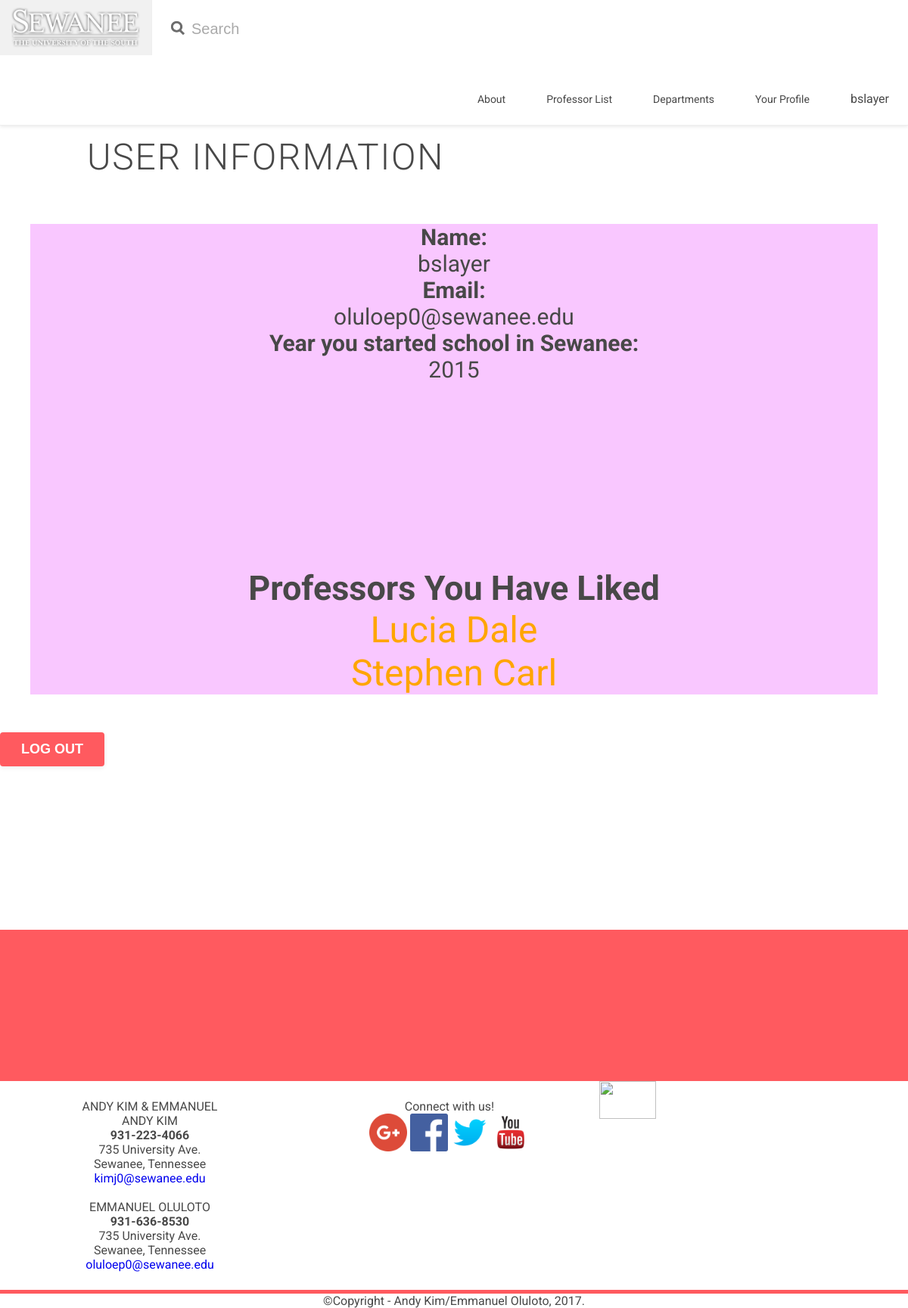
The app's page /php/userinfo.php (signed in) with its own data.
### tables this page shows
CREATE TABLE studentTable(
   username         varchar(40) NOT NULL PRIMARY KEY
  ,password	        varchar(20) NOT NULL
  ,sewanee_Email    varchar(40) NOT NULL
  ,first_Year       SMALLINT 
);

CREATE TABLE hasLiked(
   likeID int AUTO_INCREMENT PRIMARY KEY
  ,username varchar(40)
  ,profID int
);

CREATE TABLE profTable(
   profID           int AUTO_INCREMENT NOT NULL PRIMARY KEY
  ,first_name       varchar(40)
  ,last_name        varchar(40)
  ,email            varchar(40)
  ,phone            char(10)
  ,password         varchar(20) NOT NULL 
);

### php/userinfo.php (the view, shortened to what this page needs)
<?php require_once('header.php') ?>
<!DOCTYPE html>
<html>
	<head>
		<link rel="stylesheet" type="text/css" href="/css/main.css"/>
	</head>
	<body>
  	<div class="top-nav active clearfix">
  		<a href="index.html" class="logo">
  			<img src="/image/logo2.png" alt="Sewanee"/>
  		</a>
  		<div id="nav-searchbar">
  			<form method="GET" action="index.html">
  				<input type="text" name="search" id="nav-search" placeholder="Search"/>
  			</form>
  		</div>
  		<ul>
  		</ul>
  	</div>
<span style="display:block; height: 100px;"></span>
<?php
  if( isset($_SESSION['username']) ){
    $username = $_SESSION['username'];
    $query = "SELECT * FROM studentTable WHERE username = '$username'";
    $result = $connection->query($query);
    $rows = $result->num_rows;
    for ($j = $rows-1 ; $j >= 0; $j--){
      $result->data_seek($j);
      $row = $result->fetch_array(MYSQLI_NUM);
      echo <<<_END
        <div class="row">
          <h1 id="moto">USER INFORMATION</h1>
        </div>
        <div class ="set" style="background:#F9C7FF;font-size:30px;margin:40px;text-align:center">
          <h4> Name:</h4> $row[0]
          <h4>Email:</h4> $row[2]
          <h4>Year you started school in Sewanee:</h4>$row[3]
_END;
    $query = "SELECT first_name,last_name,hasLiked.profID FROM profTable,hasLiked,studentTable
              WHERE hasLiked.username = '$username'
              AND   hasLiked.profID = profTable.profID
              AND   hasLiked.username = studentTable.username";
    $result = $connection->query($query);
    $rows = $result->num_rows;
    echo "<br><br><br><br><br><br><br><br>
     <h2>Professors You Have Liked</h2>";
    if($rows==0) echo "Go like some professors!!!";
    else{
      for ($j = $rows-1 ; $j >= 0; $j--){
        $result->data_seek($j);
        $row = $result->fetch_array(MYSQLI_NUM);
        echo <<<_END
          <a href="profInfo.php?profID=$row[2]" style="font-size: 48px;color:orange"> $row[0]  $row[1] </a><br>
_END;
      }
    }
  echo "</div>";
  echo <<<_END
    <form action="userinfo.php" method="post">
      <input type="submit" value="LOG OUT">
      <input type="hidden" value="yes" name="logout">
    </form>
_END;
    }
  }else echo "<div id='moto' style='text-align:center'><br>
               You're logged out! Click
              <a href='accountlogin.php' style='font-size:60px;'><span>here</span></a>
              to log in again.
              <br></div>";
?>
<span style="display:block; height: 200px;"></span>
<footer>
	<div class="section">
		<p>ANDY KIM & EMMANUEL</p>
	<p>ANDY KIM</p>
	<p><b>931-223-4066</b><br>
		735 University Ave.<br>
		Sewanee, Tennessee<br>
		<a href = "mailto:kimj0@sewanee.edu">kimj0@sewanee.edu</a></p>
	<br>
	<p> EMMANUEL OLULOTO</p>
		<p><b>931-636-8530</b><br>
		735 University Ave.<br>
		Sewanee, Tennessee<br>
		<a href = "mailto:oluloep0@sewanee.edu">oluloep0@sewanee.edu</a></p>
	</div>
	<div class="section"><div id="social">
		<p>Connect with us!</p>
		<ul>
			   <li><a href="#"><img src="/image/logos/1491580659-yumminkysocialmedia23_83074.png"/></a></li>
			   <li><a href="#"><img src="/image/logos/Facebook_icon-icons.com_66805.png"/></a></li>
			   <li><a href="#"><img src="/image/logos/twitter_socialnetwork_20007.png"/></a></li>
			   <li><a href="#"><img src="/image/logos/youtube_socialnetwork_19998.png"/></a></li>
		</ul>
	</div></div>
			<img src="https://upload.wikimedia.org/wikipedia/commons/2/2b/Sewanee.png"/>
</footer>
<p style="text-align:center">&#169;Copyright - Andy Kim/Emmanuel Oluloto, 2017.</p>
</body>
</html>

### css/main.css (style rules this page uses)
input[type="text"], input[type="password"], input[type="email"], input[type="number"], select { font-size: 18px; padding: 10px 12px; border: 1px solid #ccc; border-radius: 4px; margin-bottom: 12px; width: 80%; box-sizing: border-box; transition: border-color 0.2s; }
input[type="submit"], button { background-color: #ff5a5f; color: #fff; border: none; border-radius: 4px; padding: 12px 28px; font-size: 18px; font-weight: 700; cursor: pointer; margin-top: 10px; transition: background 0.2s, box-shadow 0.2s; box-shadow: 0 2px 6px rgba(0,0,0,0.07); }
body { margin: 0; padding: 0; font-family: 'Roboto', sans-serif; font-weight: 400; color:#484848; overflow-x: hidden; }
p { font-size: 16px; margin: 0; padding: 0; }
a:link { font-size: 16px; text-decoration: none; margin: 0; padding: 0; }
h1,h2,h3,h4,h5,h6,ul,ol,li { margin: 0; padding: 0; }
ul, ol { list-style-type: none; }
.clearfix::after { content: ""; display: table; clear: both; }
.row { position: relative; max-width: 970px; height: auto; margin: 0 auto; }
footer { border-top: 200px solid #ff5a5f; border-bottom: 5px solid #ff5a5f; width: 100%; overflow: hidden; }
footer img { width: 25%; }
li { display: inline; }
#social img { width: 50px; height: 50px; }
.section { width: 29%; float: left; margin: 2% 2%; text-align: center; }
.top-nav { position: relative; width: 100%; height: auto; background-color: #fff; z-index: 200; }
.top-nav.active { position: fixed; left: 0; top: 0; border-bottom: 1px solid #eee; box-shadow: 0 1px 5px rgba( 0, 0, 0, 0.1); -webkit-box-shadow: 0 1px 5px rgba( 0, 0, 0, 0.1); -moz-box-shadow: 0 1px 5px rgba( 0, 0, 0, 0.1); }
.logo:link { position: relative; color: #ccc; display: inline-block; transition: all 0.3s ease; -webkit-transition: all 0.3s ease; -moz-transition: all 0.3s ease; -o-transition: all 0.3s ease; float: left; }
.logo img { position: relative; padding: 10px 15px; width: 170px; vertical-align: middle; }
.top-nav.active .logo img { border-right: 1px solid #eee; }
#nav-searchbar { display:none; width: 490px; height: 100%; }
.top-nav.active #nav-searchbar { display: inline-block; }
#nav-searchbar form input { padding: 27px 10px 18px 52px; width: 100%; border: none; outline: none; color: #666; font-size: 20px; box-sizing: border-box; -webkit-box-sizing: border-box; -moz-box-sizing: border-box; background-image: url('image/search_icon.png'); background-repeat: no-repeat; background-position: 25px 28px; background-size: 18px; }
.top-nav ul { float: right; padding: 25px 0; }
#moto { font-size: 48px; font-weight: 300; color: #484848; margin: 60px 0; letter-spacing: 1.8px; }

### records on screen
studenttable: username "bslayer", sewanee_Email "oluloep0@sewanee.edu", first_Year "2015"
hasliked: profID.first_name "Lucia", profID.last_name "Dale"
hasliked: profID.first_name "Stephen", profID.last_name "Carl"

### other values on screen
$u "bslayer"
